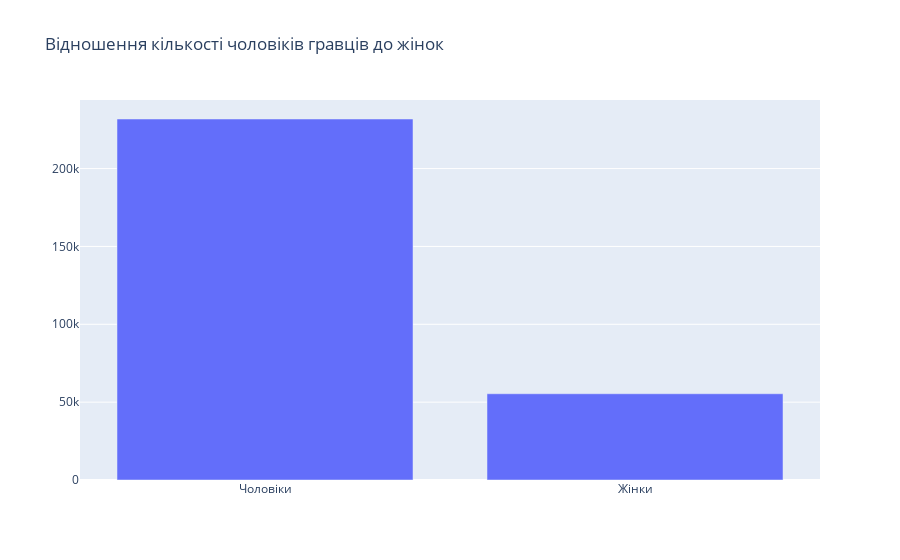

The notebook cell this image was saved under:
### Code cell
data = [go.Bar(x=gend,y=gend_cnt)]
layout = go.Layout(title = 'Відношення кількості чоловіків гравців до жінок')
fig = go.Figure(data=data, layout=layout)
iplot(fig)

### Figure 1 — Plotly figure (JSON) as saved in the notebook; plotly's stock layout.template omitted (floating-point values rounded to 4 significant figures)
{"data": [{"type": "bar", "x": ["Чоловіки", "Жінки"], "y": [231846, 55384]}], "layout": {"title": {"text": "Відношення кількості чоловіків гравців до жінок"}}}
